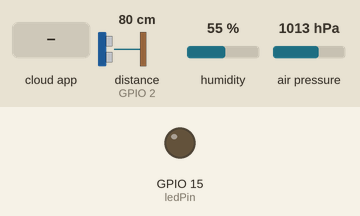
Recording of a sketch running on a simulated ESP32. Parts: output pins drawn as LEDs (lit = HIGH). Wiring (inferred from the names in the program): ultrasonic range finder: trigger GPIO 4; echo GPIO 2. The inputs (shaded band) are chosen by the test bench; at power-on: distance to the obstacle (sensor on GPIO 2) 80 cm, humidity 55 %, air pressure 1013 hPa. The echo pulse lasts 58.3 µs per cm; WiFi joins after 1.5 s; servers stay silent unless stated; pins used as bus, display or sensor lines are not drawn.

Above: at 2.7 s.
2.8 s: the phone or cloud app sets red_led to 1
At 4.1 s:
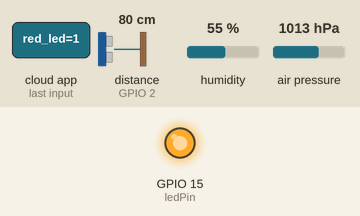
4.5 s: the phone or cloud app sets red_led to 0
At 5.2 s:
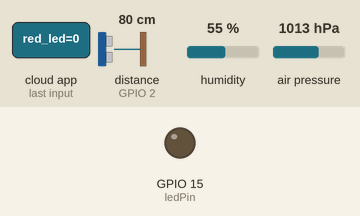
Timing chart, 0 to 7.5 s (numbered marks = the images above; inputs shaded):
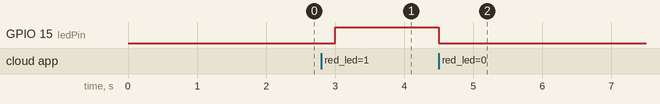

Measured:
- after the input at 2.8 s, GPIO 15 (ledPin): LOW → HIGH after 0.20 s
- after the input at 4.5 s, GPIO 15 (ledPin): HIGH → LOW at once

The sketch:

ESP32_Thing_Sensors.ino
```cpp
/*
  Sketch generated by the Arduino IoT Cloud Thing "Untitled"
  https://create.arduino.cc/cloud/things/156a10f3-4c82-40c0-8b7a-00183645fbf3

  Arduino IoT Cloud Variables description

  The following variables are automatically generated and updated when changes are made to the Thing

  float distanceCm;
  float humidity;
  float pressure;
  float temperature_esp32;
  bool red_led;

  Variables which are marked as READ/WRITE in the Cloud Thing will also have functions
  which are called when their values are changed from the Dashboard.
  These functions are generated with the Thing and added at the end of this sketch.
*/

#include "thingProperties.h"
#include <Adafruit_Sensor.h>
#include <Adafruit_BME280.h>

// Define sound speed in cm/uS
#define SOUND_SPEED 0.034
#define CM_TO_INCH 0.393701

const int ledPin = 15; // Replace with the pin your LED is connected to
const int trigPin = 4; // Trig and Echo Pins from HC-SR04 sensor
const int echoPin = 2; // Trig and Echo Pins from HC-SR04 sensor

unsigned long lastTempMeasurement = 0;
const long tempInterval = 1000; // Interval between temperature readings, e.g., 1 seconds

Adafruit_BME280 bme; // read temperature, pressure and humidity from here.

long duration; // sound wave travel time in microseconds measuared by HC-SR04 sensor
//float distanceCm; // distance calculated in centimeters


void setup() {
  // Initialize serial and wait for port to open:
  Serial.begin(9600);
  // This delay gives the chance to wait for a Serial Monitor without blocking if none is found
  delay(1500);

  // Defined in thingProperties.h
  initProperties();

  // Initialize the LED's state to off
  pinMode(ledPin, OUTPUT);
  digitalWrite(ledPin, LOW);

  // Sets the trigPin as an Output and echoPin as an Input (HC-SR04 Sensor)
  pinMode(trigPin, OUTPUT);
  pinMode(echoPin, INPUT);

  // Start BM280 sensor
  bme.begin(0x76);

  // Connect to Arduino IoT Cloud
  ArduinoCloud.begin(ArduinoIoTPreferredConnection);

  /*
     The following function allows you to obtain more information
     related to the state of network and IoT Cloud connection and errors
     the higher number the more granular information you’ll get.
     The default is 0 (only errors).
     Maximum is 4
 */
  setDebugMessageLevel(2);
  ArduinoCloud.printDebugInfo();
}

/*
  Get distance sensor reading from HC-SR04
*/
void getSensorHCSR04() {
    // Trigger sends a signal and reflects back to calculate the distance
    digitalWrite(trigPin, LOW);
    delayMicroseconds(2);
    digitalWrite(trigPin, HIGH);
    delayMicroseconds(10);
    digitalWrite(trigPin, LOW);
    duration = pulseIn(echoPin, HIGH);
    // Update the sensors reading on Arduino IoT Cloud
    distanceCm = duration / 58.2;
    String disp = String(distanceCm);
    Serial.print(disp);
    Serial.println(" cm");
}

/*
  Get sensors reading from BME280
*/
void getSensorsBME280(){
  // Update the sensors reading on Arduino IoT Cloud
  temperature_esp32 = temperatureRead();;
  //temperature = bme.readTemperature();
  pressure = bme.readPressure() / 100.0F;
  humidity = bme.readHumidity();
}

void loop() {
  ArduinoCloud.update();

  unsigned long currentMillis = millis();

  // Check if it's time for another sensors reading
  if (currentMillis - lastTempMeasurement >= tempInterval) {
    lastTempMeasurement = currentMillis;
    //getSensorHCSR04();
    getSensorsBME280();
    // Trigger sends a signal and reflects back to calculate the distance
    digitalWrite(trigPin, LOW);
    delayMicroseconds(2);
    digitalWrite(trigPin, HIGH);
    delayMicroseconds(10);
    digitalWrite(trigPin, LOW);
    duration = pulseIn(echoPin, HIGH);
    // Update the sensors reading on Arduino IoT Cloud
    distanceCm = duration / 58.2;
    String disp = String(distanceCm);
    //Serial.print(disp);
    //Serial.println(" cm");
  }
}

/*
  Since RedLed is READ_WRITE variable, onRedLedChange() is
  executed every time a new value is received from IoT Cloud.
*/
void onRedLedChange()  {
  // Update the LED state based on the value of ledState
  digitalWrite(ledPin, red_led ? HIGH : LOW);
}
```

thingProperties.h
```cpp
// Code generated by Arduino IoT Cloud, DO NOT EDIT.

#include <ArduinoIoTCloud.h>
#include <Arduino_ConnectionHandler.h>

const char DEVICE_LOGIN_NAME[]  = "b4f69619-ba80-4a9b-ad3d-bb95f9795548";

const char SSID[]               = "IoT_ES";    // Network SSID (name)
const char PASS[]               = "iot12345";    // Network password (use for WPA, or use as key for WEP)
const char DEVICE_KEY[]  = "zRZ2oNwOMvuQFyct7nq6J9f0F";    // Secret device password

void onRedLedChange();

float distanceCm;
float humidity;
float pressure;
float temperature_esp32;
bool red_led;

void initProperties(){

  ArduinoCloud.setBoardId(DEVICE_LOGIN_NAME);
  ArduinoCloud.setSecretDeviceKey(DEVICE_KEY);
  ArduinoCloud.addProperty(distanceCm, READ, ON_CHANGE, NULL);
  ArduinoCloud.addProperty(humidity, READ, ON_CHANGE, NULL);
  ArduinoCloud.addProperty(pressure, READ, ON_CHANGE, NULL);
  ArduinoCloud.addProperty(temperature_esp32, READ, ON_CHANGE, NULL);
  ArduinoCloud.addProperty(red_led, READWRITE, ON_CHANGE, onRedLedChange);

}

WiFiConnectionHandler ArduinoIoTPreferredConnection(SSID, PASS);
```
